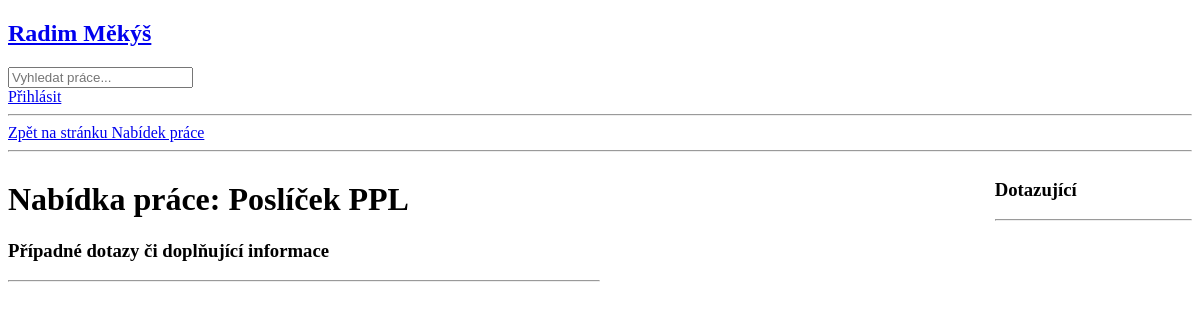
/Nabidky/room/2, run on an earlier commit of the app's database.
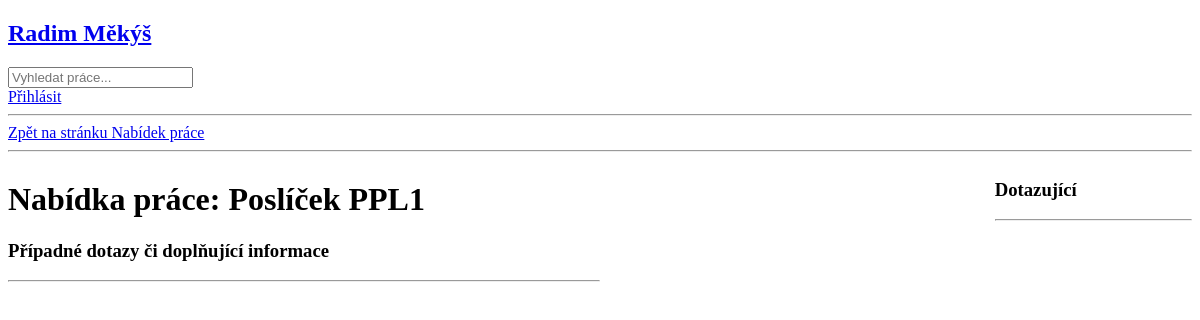
And on a later commit of the database.
### base/models.py (models this page shows, shortened)
class Room(models.Model):
    Zadávající = models.ForeignKey(User, on_delete=models.SET_NULL, null=True)
    typ_práce = models.ForeignKey(typprace, on_delete=models.SET_NULL, null=True)
    Nazev_pozice = models.CharField(max_length=20)
    Hodinový_plat = models.CharField(max_length=10, blank=True)
    Měsíční_mzda = models.CharField(max_length=10, blank=True)
    Hodiny_za_den = models.CharField(max_length=10, blank=True)
    Hodiny_za_měsíc = models.CharField(max_length=10, blank=True)
    popis_práce = models.TextField(null=True, blank=True)
    dotazující = models.ManyToManyField(User, related_name='dotazující', blank=True)
    updated = models.DateTimeField(auto_now=True)
    created = models.DateTimeField(auto_now_add=True)
    class Meta:
        ordering = ['-updated', '-created']

### base/views.py (the view, shortened to what this page needs)
# urls.py: path('Nabidky/room/<str:pk>', views.room, name="room"),
def room(request, pk):
    room = Room.objects.get(id=pk)
    room_messages = room.message_set.all().order_by('-created')
    dotazující = room.dotazující.all()
    context = {'room': room, 'room_messages': room_messages, 'dotazující': dotazující}
    return render(request, 'room.html', context)

### templates/room.html (shortened to what this page needs)
{% extends 'main.html' %}
{% block content %}
{% include 'navigacedonabidek.html' %}
<div class="room-container">
    <div>
        <h1> Nabídka práce: {{room.Nazev_pozice}}</h1>
        <div class="comment wrapper">
            <h3>Případné dotazy či doplňující informace</h3>
            <hr>
        </div>
    </div>
    <div>
    </div>
    <div>
        <h3>Dotazující</h3>
        <hr>
    </div>
</div>
{% endblock content %}

What changed in the data, as far as the page shows it:
changed Room: Nazev_pozice "Poslíček PPL" → "Poslíček PPL1"
